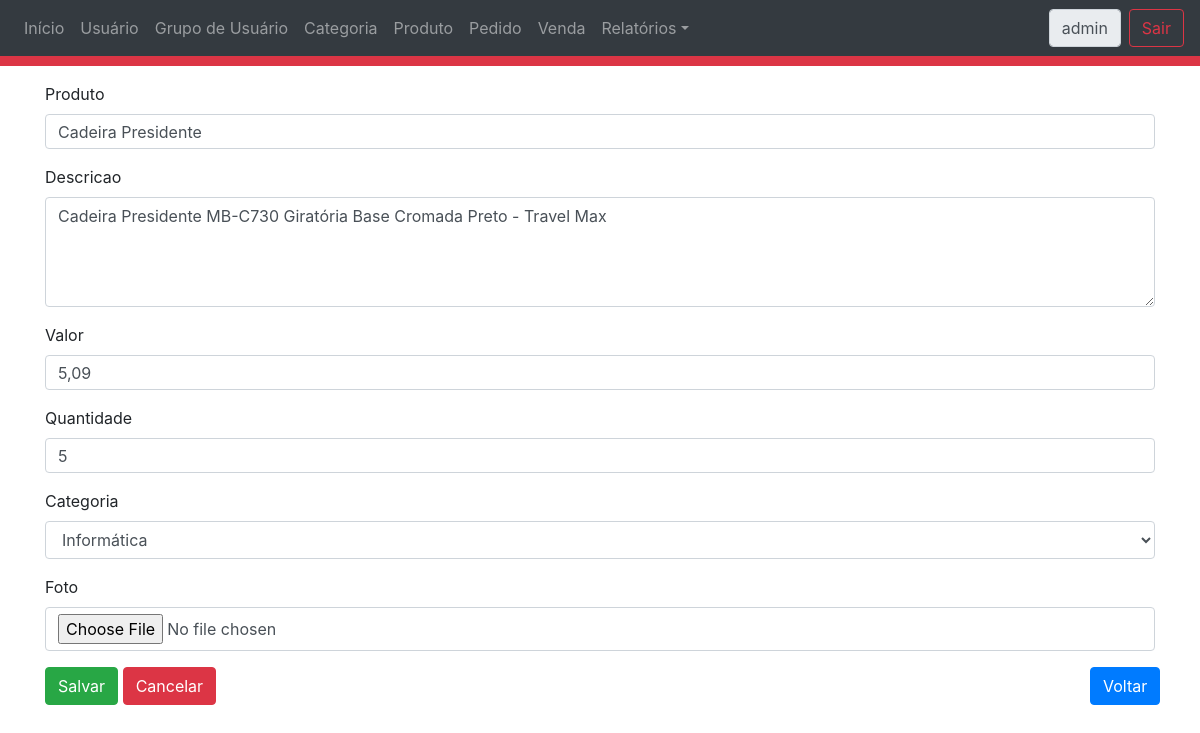
The app's page /ProdutoFormulario.php?idProduto=2 (signed in) with its own data.
### tables this page shows
CREATE TABLE IF NOT EXISTS `tbProduto` (
`idProduto` int(11) NOT NULL,
  `nome` varchar(255) DEFAULT NULL,
  `descricao` varchar(3000) NOT NULL,
  `valor` decimal(9,2) NOT NULL,
  `quantidadeEstoque` int(11) NOT NULL,
  `foto` varchar(255) DEFAULT NULL,
  `idCategoria` int(11) NOT NULL
);

### class/ProdutoDAO.php (called while the page is built, shortened)
<?php
	require_once 'CategoriaDAO.php';
	require_once 'Produto.php';
	class ProdutoDAO extends CrudDAO
	{
		public function buscarPorId($codigo){
			$produto = new Produto();
			try{
				$pdo = parent::conectar();
				$sql = "SELECT * FROM tbProduto WHERE idProduto = :idProduto";
				$run = $pdo->prepare($sql);
	  			$run->bindParam(':idProduto', $codigo);
				$run->execute();
				$registro = $run->fetch();
				$categoriaDAO = new CategoriaDAO();
				$produto = new Produto();
				$produto->setIdProduto($registro['idProduto']);
				$produto->setNome($registro['nome']);
				$produto->setDescricao($registro['descricao']);
				$produto->setValor($registro['valor']);
				$produto->setQuantidade($registro['quantidadeEstoque']);
				$produto->setFoto($registro['foto']);
				$categoria = $categoriaDAO->buscarPorId($registro['idCategoria']);
				$produto->setCategoria($categoria);
			}catch(Exception $ex){
				echo $ex->getFile().' : '.$ex->getLine().' : '.$ex->getMessage();
			}finally {
				parent::desconectar();
			}
			return $produto;
		}
	}
?>

### class/Produto.php (called while the page is built, shortened)
<?php
    require_once 'Categoria.php';
	class Produto
	{
        private  $nome;
        private  $descricao;
        private  $valor;
        private  $foto;
        private  $categoria;
        function __construct() {
            $categoria = new Categoria();
        }
        function getNome(){
            return $this->nome;
        }
        function setNome($nome){
            $this->nome = $nome;
        }
        function getDescricao(){
            return $this->descricao;
        }
        function setDescricao($descricao){
            $this->descricao = $descricao;
        }
        function getValor(){
            return $this->valor;
        }
        function setValor($valor){
            $this->valor = floatval($valor);
        }
        function getQuantidade(){
            return $this->situacao;
        }
        function setQuantidade($situacao){
            $this->situacao = intval($situacao);
        }
        function getFoto(){
            return $this->foto;
        }
        function setFoto($foto){
            $this->foto = $foto;
        }
        function getCategoria() {
            return $this->categoria;
        }
        function setCategoria($objeto) {
            $this->categoria = $objeto;
        }
	}
?>

### class/CategoriaDAO.php (called while the page is built, shortened)
<?php
	require_once 'Categoria.php';
	class CategoriaDAO extends CrudDAO
	{
		public function listar(){
			$objetos = array();
			try{
				$pdo = parent::conectar();
				$sql = "SELECT * FROM tbCategoria ORDER BY  descricao";
				$run = $pdo->prepare($sql);
				$run->execute();
				$resultado = $run->fetchAll();
				foreach ($resultado as $registro){
					$categoria = new Categoria();
					$categoria->setIdCategoria($registro['idCategoria']);
					$categoria->setDescricao($registro['descricao']);
					array_push($objetos, $categoria);
				}
			}catch(Exception $ex){
				echo $ex->getFile().' : '.$ex->getLine().' : '.$ex->getMessage();
			}finally {
				parent::desconectar();
			}
			return $objetos;
		}
		public function buscarPorId($codigo){
			$categoria = new Categoria();
			try{
				$pdo = parent::conectar();
				$sql = "SELECT * FROM tbCategoria WHERE idCategoria = :idCategoria";
				$run = $pdo->prepare($sql);
	  			$run->bindValue(':idCategoria', $codigo, PDO::PARAM_INT);
				$run->execute();
				$registro = $run->fetch();
				$categoria->setIdCategoria($registro['idCategoria']);
				$categoria->setDescricao($registro['descricao']);
			}catch(Exception $ex){
				echo $ex->getFile().' : '.$ex->getLine().' : '.$ex->getMessage();
			}finally {
				parent::desconectar();
			}
			return $categoria;
		}
	}
?>

### class/Categoria.php (called while the page is built, shortened)
<?php
	class Categoria
	{
		private  $idCategoria;
		private  $descricao;
        function getIdCategoria() {
            return $this->idCategoria;
        }
        function getDescricao() {
            return $this->descricao;
        }
        function setIdCategoria($idCategoria) {
            $this->idCategoria = intval($idCategoria);
        }
        function setDescricao($descricao) {
            $this->descricao = $descricao;
        }
	}
?>

### ProdutoFormulario.php (the view, shortened to what this page needs)
<?php
	require_once 'class/ProdutoDAO.php';
	require_once 'class/CategoriaDAO.php';
	$produto = new Produto();
	if(isset($_GET["idProduto"])){
		$idProduto = $_GET["idProduto"];
		$produtoDAO = new ProdutoDAO();
		$produto = $produtoDAO->buscarPorId($idProduto);
	}
?>
<html>
    <head>
		<link type="text/css" rel="stylesheet" href="css/bootstrap.css"/>
		<link type="text/css" rel="stylesheet" href="css/produto.css"/>
    </head>
    <body>
		<div class="cabecalho">
			<?php
				include_once("Cabecalho.php");
			?>
		</div>
		<form id="formProduto" action="ProdutoControlador.php?operacao=salvar" method="post" enctype="multipart/form-data">
			<div class="container">
				<div class="row form-group">
					<div class="col-md-12">
						<label for="nome">Produto</label>
						<input class="form-control" name="nome" id="nome" type="text" value="<?php echo $produto->getNome() ?>">
					</div>
				</div>
				<div class="row form-group">
					<div class="col-md-12">
						<label for="descricao">Descricao</label>
						<textarea class="form-control" id="descricao" name="descricao" rows="4"><?php echo $produto->getDescricao() ?></textarea>
					</div>
				</div>
				<div class="row form-group">
					<div class="col-md-12">
						<label for="valor">Valor</label>
						<input class="form-control" id="valor" name="valor" type="text" value="<?php echo $produto->getValor() ?>">
					</div>
				</div>
				<div class="row form-group">
					<div class="col-md-12">
						<label for="quantidade">Quantidade</label>
						<input class="form-control" id="quantidade" name="quantidade" type="text" value="<?php echo $produto->getQuantidade() ?>">
					</div>
				</div>
				<div class="row form-group">
					<div class="col-md-12">
						<label for="idCategoria">Categoria</label>
						<select id="idCategoria" name="idCategoria" class="form-control" required>
							<?php
								$categoriaDAO = new CategoriaDAO();
								$lista = $categoriaDAO->listar();
								foreach($lista as $categoria){
									if($produto->getCategoria() == $categoria->getIdCategoria()){
										echo "<option selected value='{$categoria->getIdCategoria()}'>{$categoria->getDescricao()}</option>";
									}
									else{
										echo "<option value='{$categoria->getIdCategoria()}'>{$categoria->getDescricao()}</option>";
									}
								}
							?>
						</select>
					</div>
				</div>
				<div class="row form-group">
					<div class="col-md-12">
						<label for="foto">Foto</label>
						<input class="form-control" id="foto" name="foto" type="file" value="<?php echo $produto->getFoto() ?>">
					</div>
				</div>
				<div class="row form-group">
					<div class="col-md-11">
						<button class="btn btn-success" type="submit" name="action">Salvar</button>
						<button class="btn btn-danger" type="reset" name="action">Cancelar</button>
					</div>
					<div class="col-md-1">
						<a class="btn btn-primary" href="ProdutoTabela.php">Voltar</a>
					</div>
				</div>
			</div>
		</form >
    </body>
</html>

### css/produto.css (style rules this page uses)
.cabecalho { border-bottom: 10px solid #dc3545; }
.container { padding-top: 1rem; }
input[type="text"] { height: 35px; }
select { height: 35px; }

### records on screen
tbproduto: nome "Cadeira Presidente", descricao "Cadeira Presidente MB-C730 Giratória Base Cromada Preto - Travel Max", valor "5,09", quantidade "5"

### other values on screen
$grupoAcesso->getAcesso()->getMenu() "Início"
$grupoAcesso->getAcesso()->getMenu() "Usuário"
$grupoAcesso->getAcesso()->getMenu() "Grupo de Usuário"
$grupoAcesso->getAcesso()->getMenu() "Categoria"
$grupoAcesso->getAcesso()->getMenu() "Produto"
$grupoAcesso->getAcesso()->getMenu() "Pedido"
$grupoAcesso->getAcesso()->getMenu() "Venda"
$grupoAcesso->getAcesso()->getMenu() "Relatórios"
$usuarioAtual->getLogin() "admin"
form field idCategoria "Informática"
